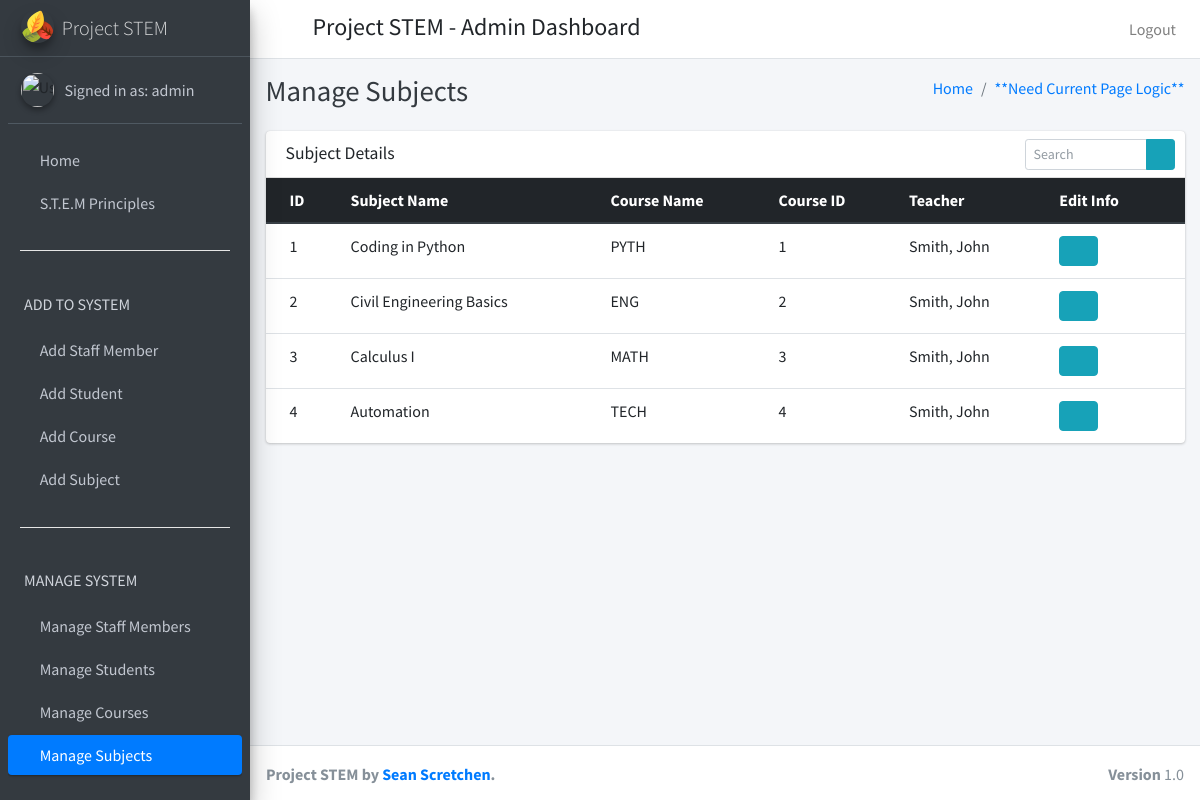
The page /manage_subjects (signed in) on the database its author committed.
### project_stem_app/models.py (models this page shows)
class CustomUser(AbstractUser):
    user_type_data = ((1, "HOD"), (2, "Staff"), (3, "Student"))
    user_type = models.CharField(default=1, choices=user_type_data, max_length=10)

class Subjects(models.Model):
    id = models.AutoField(primary_key=True)
    subject_name = models.CharField(max_length=255)
    course_id = models.ForeignKey(Courses, on_delete=models.CASCADE, default=1)
    staff_id = models.ForeignKey(CustomUser, on_delete=models.CASCADE)
    created_at = models.DateTimeField(auto_now_add=True)
    updated_at = models.DateTimeField(auto_now_add=True)
    objects = models.Manager()
    class Meta:
        verbose_name_plural = 'Subjects'

class Courses(models.Model):
    id = models.AutoField(primary_key=True)
    course_name = models.CharField(max_length=255)
    created_at = models.DateTimeField(auto_now_add=True)
    updated_at = models.DateTimeField(auto_now_add=True)
    objects = models.Manager()
    class Meta:
        verbose_name_plural = 'Courses'

### project_stem_app/admin_views.py (the view)
# urls.py: path('manage_subjects', admin_views.manage_subjects, name="manage_subjects"),
def manage_subjects(request):
    subjects = Subjects.objects.all()
    staff = Staff.objects.all()
    courses = Courses.objects.all()
    context = {
        'subjects': subjects,
        'courses': courses,
        'staff': staff,
    }
    return render(request, 'admin_template/manage_subjects.html', context)

### project_stem_app/templates/admin_template/manage_subjects.html (shortened to what this page needs)
{% extends 'admin_template/admin_base.html' %}
{% load static %}
{% block page_title %}Manage Subjects{% endblock %}
{% block content %}
<section class="content">
  <div class="container-fluid">
    <div class="row">
      <div class="col-12">
        <div class="card">
          <div class="card-header">
            <h3 class="card-title">Subject Details</h3>
            <div class="card-tools">
              <div class="input-group input-group-sm" style="width: 150px;">
                <input type="text" name="table_search" class="form-control float-right" placeholder="Search">
                <div class="input-group-append">
                  <button type="submit" class="btn btn-info"><i class="fas fa-search"></i></button>
                </div>
              </div>
            </div>
          </div>
          <div class="card-body table-responsive p-0">
            <table class="table table-hover text-nowrap">
              <thead class="thead-dark">
                <tr>
                  <th>ID</th>
                  <th>Subject Name</th>
                  <th>Course Name</th>
                  <th>Course ID</th>
                  <th>Teacher</th>
                  <th>Edit Info</th>
                </tr>
              </thead>
              <tbody>
                {% for subject in subjects %}
                <tr>
                  <td>{{ subject.id }}</td>
                  <td>{{ subject.subject_name }}</td>
                  <td>{{ subject.course_id.course_name }}</td>
                  <td>{{ subject.course_id.id }}</td>
                  <td>{{ subject.staff_id.last_name }}, {{ subject.staff_id.first_name }}</td>
                  <td><a href="{% url 'edit_subject' subject.id %}" class="btn btn-info"><i class="fas fa-edit"></i></a></td>
                </tr>
                {% endfor %}
              </tbody>
            </table>
          </div>
        </div>
      </div>
    </div>
  </div>
</section>
{% endblock %}

### project_stem_app/templates/admin_template/sidebar.html (shortened to what this page needs)
{% load static %}
<aside class="main-sidebar sidebar-dark-primary elevation-4">
  <a href="#" class="brand-link">
    <img src="{% static 'dist/img/leaves.svg' %}" alt="Logo" class="brand-image img-circle elevation-3">
    <span class="brand-text font-weight-light">Project STEM</span>
  </a>
  <div class="sidebar">
    <div class="user-panel mt-3 pb-3 mb-3 d-flex">
      <div class="image">
        <img src="#" class="img-circle elevation-2" alt="User Image">
      </div>
      <div class="info">
        <a href="{% url 'admin_profile' %}" class="d-block">Signed in as: {{ user.username }}</a>
      </div>
    </div>
    <nav class="mt-2">
      <ul class="nav nav-pills nav-sidebar flex-column" data-widget="treeview" role="menu" data-accordion="false">
        <li class="nav-item">
          {% url 'admin_home' as admin_home %}
          <a href="{% url 'admin_home' %}"
          class="nav-link {% if request.path == admin_home %} active {% endif  %}">
          <i class="fas fa-home"></i>
          <p>
            Home
          </p>
        </a>
      </li>
      <li class="nav-item">
        <a href="#" class="nav-link">
          <i class="fas fa-atom"></i>
          <p>
            S.T.E.M Principles
          </p>
        </a>
      </li>
      <br>
      <hr style="width:90%;text-align:left;margin-top:0" color="white">
      <li class="nav-header"><h6>ADD TO SYSTEM</h6></li>
      <li class="nav-item">
        {% url 'add_staff' as add_staff %}
        <a href="{% url 'add_staff' %}"
        class="nav-link {% if request.path == add_staff %} active {% endif  %}">
        <i class="fas fa-chalkboard-teacher"></i>
        <p>
          Add Staff Member
        </p>
      </a>
    </li>
    <li class="nav-item">
      {% url 'add_student' as add_student %}
      <a href="{% url 'add_student' %}"
      class="nav-link {% if request.path == add_student %} active {% endif  %}">
      <i class="fas fa-book-reader"></i>
      <p>
        Add Student
      </p>
    </a>
  </li>
  <li class="nav-item">
    {% url 'add_course' as add_course %}
    <a href="{% url 'add_course' %}"
    class="nav-link {% if request.path == add_course %} active {% endif  %}">
    <i class="fas fa-school"></i>
    <p>
      Add Course
    </p>
  </a>
</li>
<li class="nav-item">
  {% url 'add_subject' as add_subject %}
  <a href="{% url 'add_subject' %}"
  class="nav-link {% if request.path == add_subject %} active {% endif  %}">
  <i class="fas fa-square-root-alt"></i>
  <p>
    Add Subject
  </p>
</a>
</li>
<br>
<hr style="width:90%;text-align:left;margin-top:0" color="white">
<li class="nav-header"><h6>MANAGE SYSTEM</h6></li>
<li class="nav-item">
  {% url 'manage_staff' as manage_staff %}
  {% url 'edit_staff' staff_id=id as edit_staff %}
  <a href="{% url 'manage_staff' %}"
  class="nav-link
  {% if request.path == edit_staff %} active {% endif  %}">
  <i class="fas fa-chalkboard-teacher"></i>
  <p>
    Manage Staff Members
  </p>
</a>
</li>
<li class="nav-item">
  {% url 'manage_students' as manage_students %}
  {% url 'edit_student' student_id=id as edit_student %}
  <a href="{% url 'manage_students' %}"
  class="nav-link
  {% if request.path == edit_student %} active {% endif  %}">
  <i class="fas fa-book-reader"></i>
  <p>
    Manage Students
  </p>
</a>
</li>
<li class="nav-item">
  {% url 'manage_courses' as manage_courses %}
  {% url 'edit_course' course_id=id as edit_course %}
  <a href="{% url 'manage_courses' %}"
  class="nav-link
  {% if request.path == edit_course %} active {% endif  %}">
  <i class="fas fa-school"></i>
  <p>
    Manage Courses
  </p>
</a>
</li>
<li class="nav-item">
  {% url 'manage_subjects' as manage_subjects %}
  {% url 'edit_subject' subject_id=id as edit_subject %}
  <a href="{% url 'manage_subjects'  %}"
  class="nav-link
  {% if request.path == manage_subjects %} active {% endif  %}
  {% if request.path == edit_subject %} active {% endif  %}">
  <i class="fas fa-square-root-alt"></i>
  <p>
    Manage Subjects
  </p>
</a>
</li>
<li class="nav-item">
  {% url 'manage_session' as manage_session %}
  <a href="{% url 'manage_session'  %}"
  class="nav-link
  {% if request.path == manage_session %} active {% endif  %}">
  <i class="fas fa-calendar"></i>
  <p>
  </p>
</a>
</li>
<br>
<br>
<br>
<br>
</ul>
</nav>
</div>
</aside>

### rows shown on the page
CustomUser: username "admin"
Subjects: id "1", subject_name "Coding in Python", course_id.course_name "PYTH", course_id.id "1", staff_id.last_name "Smith", staff_id.first_name "John"
Subjects: id "2", subject_name "Civil Engineering Basics", course_id.course_name "ENG", course_id.id "2", staff_id.last_name "Smith", staff_id.first_name "John"
Subjects: id "3", subject_name "Calculus I", course_id.course_name "MATH", course_id.id "3", staff_id.last_name "Smith", staff_id.first_name "John"
Subjects: id "4", subject_name "Automation", course_id.course_name "TECH", course_id.id "4", staff_id.last_name "Smith", staff_id.first_name "John"
